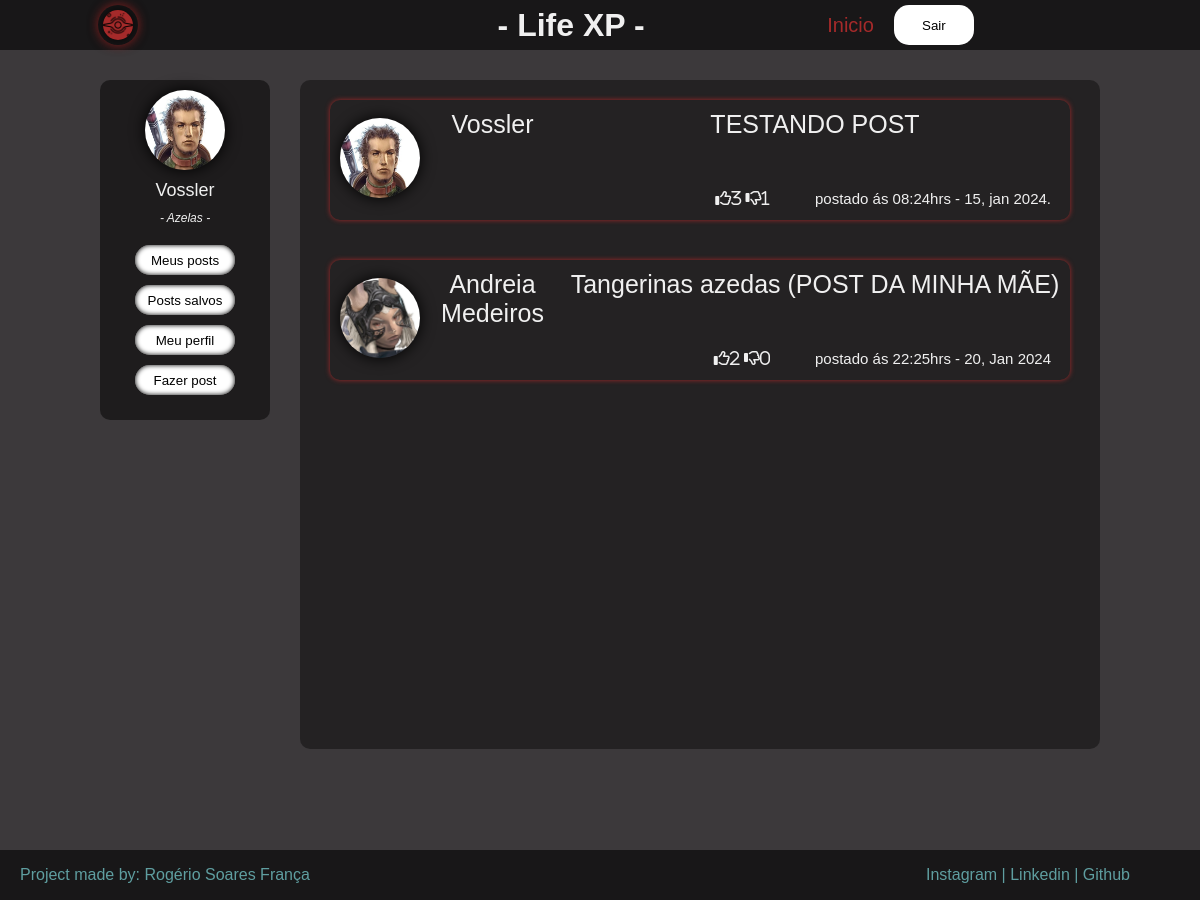
The app's page /saved_posts (signed in) with its own data.
### tables this page shows
CREATE TABLE "users" (
	id INTEGER PRIMARY KEY AUTOINCREMENT UNIQUE, 
	name VARCHAR(30) NOT NULL, 
	nickname VARCHAR(15), 
	email VARCHAR(100) NOT NULL UNIQUE, 
	password VARCHAR(100) NOT NULL,
	identifier varchar(12) NOT NULL
, created_at DATETIME CURRENT_TIMESTAMP, image VARCHAR(15) default 'unknow');

CREATE TABLE post (
	id INTEGER PRIMARY KEY AUTOINCREMENT UNIQUE, 
	user_id INTEGER NOT NULL, 
	titulo VARCHAR(100)NOT NULL, 
	texto TEXT NOT NULL, 
	created_at VARCHAR(100) NOT NULL,
	identifier varchar(12) NOT NULL, was_edited varchar(5),
	FOREIGN KEY (user_id) REFERENCES "users"(id) ON DELETE CASCADE
);

### main.py (the view)
@app.route('/saved_posts')
@login_required
def saved_post():
    all_save_post = db_execute(f'SELECT post_id FROM save_post WHERE user_id = {current_user.id}', 'GET').fetchall()
    result = []
    for post_id in all_save_post:
        get_post = db_execute(f'SELECT * FROM post WHERE id = {post_id[0]}', 'GET').fetchone()
        result.append(Post(
                id=get_post[0],
                user_id=get_post[1],
                titulo=get_post[2],
                texto=get_post[3],
                created_at=get_post[4],
                identifier=get_post[5],
                was_edited=get_post[6],
                current_user_id=current_user.id,
                get_lod='GET'
            ))
    return render_template('save_post.html', save_post=result)

### main.py (called while the page is built)
@login_manager.user_loader
def load_user(user_id):
    return User(db_execute(f'SELECT * FROM users WHERE id = {user_id};', 'GET').fetchone())

### project_utils.py (called while the page is built)
def db_execute(comando: str, get: str = None):
    with sqlite3.connect('instance/lifexp_DB.db') as db:
        if get == 'GET':
            return db.execute(comando)
        db.execute('PRAGMA FOREIGN_KEYS = ON;')
        db.execute(comando)
        db.commit()

### templates/save_post.html
{% extends 'homepage.html' %}
{% block posts %}
{% if save_post == [] %}
    <H1 style="color: var(--text-current-theme)">Você ainda não tem nenhum post salvado</H1>
    {% else %}
    {% for post in save_post %}
    <div class="show-posts-list" style="color: var(--text-current-theme)">
        <div class="list-posts-profile-user">
            <div>
                <img class="post-profile-img" src="static/images/{{ post.user.image }}.jpg" value="{{ post.user.identifier }}" class="go-to-profile">
            </div>
            <div class="user-profile-post">
                <p style="font-size: 25px;">{{ post.user.name }}</p>
            </div>
        </div>
        <div class="list-posts-title-user">
            <div>
            <a id="title-text-color" href="{{ url_for('post', identifier=post.identifier) }}">{{ post.titulo }}</a>
            </div>
            <div>
                <div>
                <i class="fa-regular fa-thumbs-up">{{ post.likes.length }}</i>
                <i class="fa-regular fa-thumbs-down">{{ post.dislikes.length }}</i>
            </div>
                <p>postado {{ post.created_at }}</p>
            </div>
        </div>
    </div>
    {% endfor %}
{% endif %}
{% endblock posts %}

### templates/homepage.html
{% extends 'madethings/base.html' %}
{% block content %}
<div class="home">
    <div id="user-content-info">
        <div id="user-profile-content">
            <div id="user-profile-img">
                <img id="profile-img" src="static/images/{{ current_user.image }}.jpg">
            </div>
            <div id="user-profile-name">
                <p style="color: var(--text-current-theme)" class="user-name"> {{ current_user.name }}</p>
                <p style="color: var(--text-current-theme)" class="user-codename"> - {{ current_user.nickname }} -</p>
            </div>
        </div>
        <div class="user-home-options">
            <a href="{{ url_for('myposts') }}"><button class="btn-my-post" type="button">Meus posts</button></a>
            <a href="{{ url_for('saved_post') }}"><button class="btn-my-post" type="button">Posts salvos</button></a>
            <a href="{{ url_for('profile', identifier=current_user.identifier) }}"><button class="btn-my-post" type="button">Meu perfil</button></a>
            <a href="{{ url_for('makepost') }}"><button class="btn-my-post" type="button">Fazer post</button></a>
        </div>
    </div>
    <div class="users-contents-posts">
    {% block posts %}
    {% endblock posts %}
    </div>
</div>
{% endblock content %}

### static/css/style.css (style rules this page uses)
* { padding: 0; margin: 0; border: 0; }
p { word-wrap: break-word; }
html { box-sizing: border-box; font-family: sans-serif; }
body { position: absolute; height: 100vh; width: 100vw; }
body { --dark-bg-color-1: rgb(60, 57, 59); --dark-bg-color-2: darkgray; --dark-bg-color-mix: linear-gradient(360deg, rgb(60, 57, 59), darkgray, rgb(60, 57, 59)); --dark-text-color: brown; --icon-color: brown; --background-op: rgba(0, 0, 0, 0.3); --text-current-theme: rgb(240, 240, 240); transition: all 300ms linear; background-color: var(--dark-bg-color-1); overflow-x: hidden; }
.home { width: 100%; position: relative; height: 100%; display: flex; flex-direction: row; gap: 30px; justify-content: center; }
#user-content-info { position: relative; width: 150px; height: 320px; display: flex; flex-direction: column; border-radius: 10px; padding: 10px; background-color: rgba(0, 0, 0, 0.5); }
#user-profile-content { position: relative; display: flex; flex-direction: column; align-items: center; gap: 10px; }
#user-profile-name { width: 100%; height: auto; display: flex; flex-direction: column; text-align: center; gap: 10px; }
#user-profile-name .user-name { font-size: 18px; }
.user-codename { font-style: italic; font-size: 12px; }
.user-home-options { width: 100%; height: auto; display: flex; flex-direction: column; gap: 10px; align-items: center; padding-top: 20px; }
.user-home-options button { width: 100px; height: 30px; border-radius: 15px; background-color: white; color: black; box-shadow: inset 0 0 5px black; cursor: pointer; }
#profile-img { width: 100%; height: 100%; border-radius: 50%; box-shadow: 0 0 15px black; }
.users-contents-posts { width: 800px; height: 85%; padding: 20px 0px; position: relative; background-color: rgba(0, 0, 0, 0.4); border-radius: 10px; overflow-x: hidden; text-align: center; display: flex; flex-direction: column; align-items: center; row-gap: 40px; overflow-y: auto; }
.show-posts-list { width: 90%; height: 100px; padding: 10px; position: relative; box-shadow: 0 0 5px 0 var(--dark-text-color); display: flex; gap: 20px; flex-direction: row; border-radius: 10px; }
.list-posts-profile-user { width: 30%; height: 100%; position: relative; display: flex; flex-direction: row; gap: 15px; justify-content:start; align-items: center; }
.user-profile-post { width: 100%; height: 100%; position: relative; word-wrap: break-word; }
#title-text-color { color: var(--text-current-theme); }
.post-profile-img { width: 80px; height: 80px; border-radius: 50px; }
.list-posts-title-user { width: 70%; height: 100%; position: relative; display: flex; flex-direction: column; align-items: center; }
.list-posts-title-user div:first-child { width: 100%; height: auto; word-wrap: break-word; }
.list-posts-title-user div:last-child { position: absolute; bottom: 0; display: flex; flex-direction: row; width: auto; height: 20px; }
.list-posts-title-user a { font-size: 25px; text-decoration: none; color: black; word-break: break-all; }
.list-posts-title-user p { font-size: 15px; white-space: nowrap; max-width: 50%; }
#user-profile-img { width: 80px; height: 80px; border-radius: 50px; }
img { box-shadow: 0 0 15px black; }

### records on screen
users: image (picture), name "Vossler", nickname "Azelas"
post: user.image (picture), user.name "Vossler", titulo "TESTANDO POST", likes.length "3", dislikes.length "1", created_at "ás 08:24hrs - 15, jan 2024."
post: user.image (picture), user.name "Andreia Medeiros", titulo "Tangerinas azedas (POST DA MINHA MÃE)", likes.length "2", dislikes.length "0", created_at "ás 22:25hrs - 20, Jan 2024"
